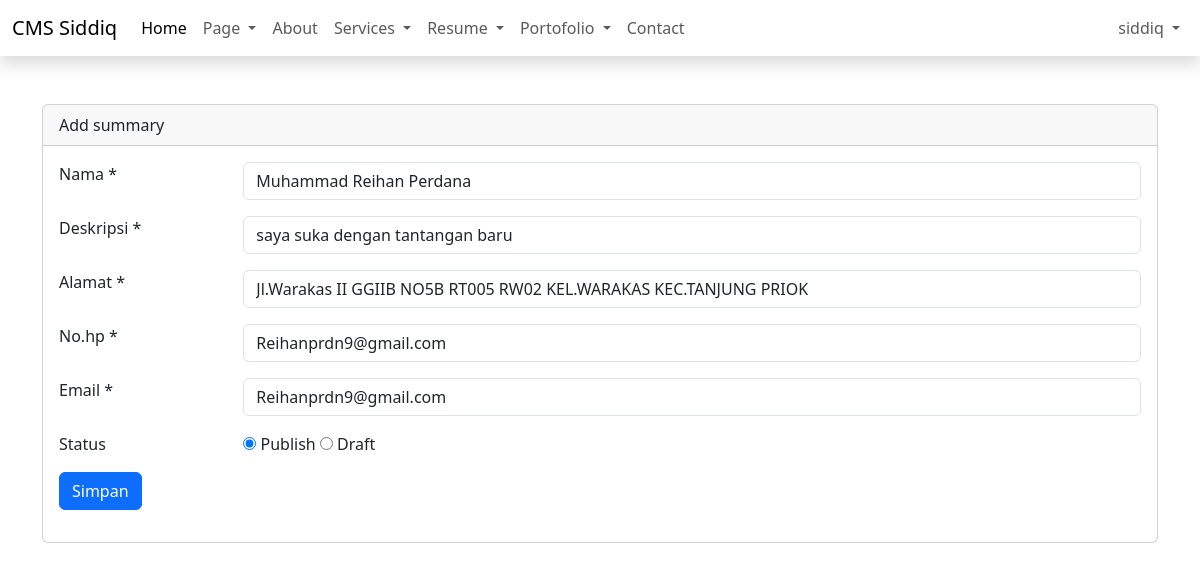
Screenshot of /admin/dashboard.php?page=add-summary&edit=13 (signed in) with the database file from the repository.
### tables this page shows
CREATE TABLE `summarys` (
  `id` int(11) NOT NULL,
  `description` text NOT NULL,
  `name` varchar(50) NOT NULL,
  `address` text NOT NULL,
  `phone` varchar(50) NOT NULL,
  `email` varchar(50) NOT NULL,
  `status` tinyint(4) NOT NULL DEFAULT 1,
  `created_at` timestamp NOT NULL DEFAULT current_timestamp() ON UPDATE current_timestamp(),
  `updated_at` timestamp NOT NULL DEFAULT current_timestamp()
);

### admin/content/add-summary.php (the view, shortened to what this page needs)
<?php
include "config/koneksi.php";
$id_user = isset($_GET['edit']) ? $_GET['edit'] : '';
$queryEdit = mysqli_query($config, "SELECT * FROM summarys WHERE id='$id_user'");
$rowEdit  = mysqli_fetch_assoc($queryEdit);
?>
<form action="" method="post" enctype="multipart/form-data">
    <div class="mb-3 row">
        <div class="col-sm-2">
            <label for="">Nama * </label>
        </div>
        <div class="col-sm-10">
            <input required name="name" type="text"
                class="form-control"
                placeholder="Masukkan nama anda"
                value="<?= isset($_GET['edit']) ? $rowEdit['name'] : '' ?>">
        </div>
    </div>
    <div class="mb-3 row">
        <div class="col-sm-2">
            <label for="">Deskripsi * </label>
        </div>
        <div class="col-sm-10">
            <input required name="description" type="text"
                class="form-control"
                placeholder="isi deskripsi.."
                value="<?= isset($_GET['edit']) ? $rowEdit['description'] : '' ?>">
        </div>
    </div>
    <div class="mb-3 row">
        <div class="col-sm-2">
            <label for="">Alamat * </label>
        </div>
        <div class="col-sm-10">
            <input required name="address" type="text"
                class="form-control"
                placeholder="Masukkan alamat anda"
                value="<?= isset($_GET['edit']) ? $rowEdit['address'] : '' ?>">
        </div>
    </div>
    <div class="mb-3 row">
        <div class="col-sm-2">
            <label for="">No.hp * </label>
        </div>
        <div class="col-sm-10">
            <input required name="phone" type="text"
                class="form-control"
                placeholder="Masukkan email anda"
                value="<?= isset($_GET['edit']) ? $rowEdit['phone'] : '' ?>">
        </div>
    </div>
    <div class="mb-3 row">
        <div class="col-sm-2">
            <label for="">Email * </label>
        </div>
        <div class="col-sm-10">
            <input required name="email" type="text"
                class="form-control"
                placeholder="Masukkan kemampuan anda"
                value="<?= isset($_GET['edit']) ? $rowEdit['email'] : '' ?>">
        </div>
    </div>
    <div class="mb-3 row">
        <div class="col-sm-2">
            <label for="">Status </label>
        </div>
        <div class="col-sm-10">
            <input type="radio" name="status" value="1" checked> Publish
            <input type="radio" name="status" value="0"> Draft
        </div>
    </div>
    <div class="mb-3 row">
        <div class="col-sm-12">
            <button name="<?= isset($_GET['edit']) ? 'edit' : 'simpan'; ?>" type="submit"
                class="btn btn-primary">Simpan</button>
        </div>
    </div>
</form>

### rows the page displays
summarys: name "Muhammad Reihan Perdana", description "saya suka dengan tantangan baru", address "Jl.Warakas II GGIIB NO5B RT005 RW02 KEL.WARAKAS KEC.TANJUNG PRIOK", phone "Reihanprdn9@gmail.com", email "Reihanprdn9@gmail.com"

### other values shown
$_name "siddiq"
str_replace("-", " ",  ucfirst($_GET['page'])) "Add summary"
